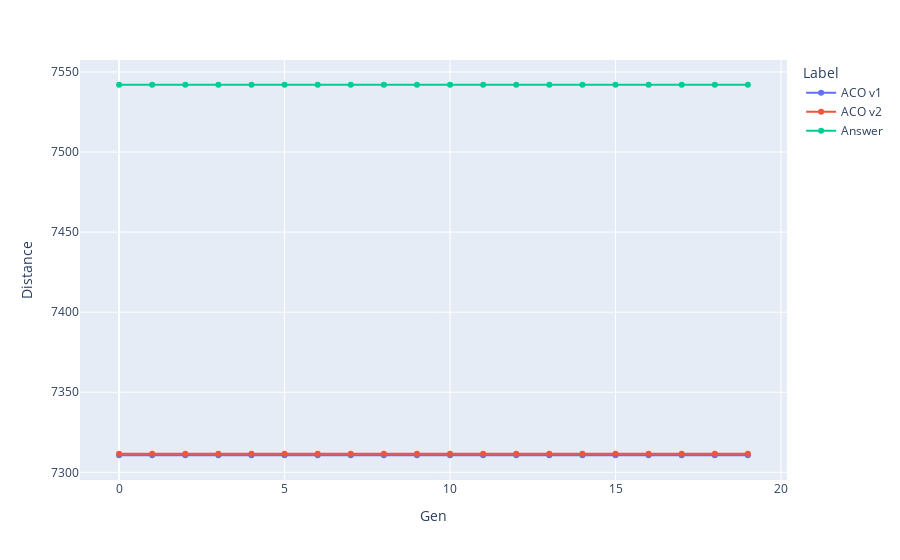

Notebook code for this chart:
### Markdown cell above
# berlin52

### Code cell
to_frame_df_berlin52_v1 = df_berlin52_v1.groupby('Gen').Distance.min().to_frame()
to_frame_df_berlin52_v1['Label'] = 'ACO v1'
to_frame_df_berlin52_v2 = df_berlin52_v2.groupby('Gen').Distance.min().to_frame()
to_frame_df_berlin52_v2['Label'] = 'ACO v2'
to_frame_df_berlin52_v2['Distance'] += 1 # เพื่อให้แยกออก
answer_df_berlin52 = pd.DataFrame({'Gen': range(0, 20), 'Distance': 7542, 'Label': 'Answer'}).set_index('Gen')
concat_df_berlin52 = pd.concat([to_frame_df_berlin52_v1, to_frame_df_berlin52_v2, answer_df_berlin52])
fig = px.line(concat_df_berlin52, x=concat_df_berlin52.index, y='Distance', color='Label', markers=True)
fig.show()

### Figure 1 — Plotly figure (JSON) as saved in the notebook; plotly's stock layout.template omitted (floating-point values rounded to 4 significant figures)
{"data": [{"hovertemplate": "Label=ACO v1<br>Gen=%{x}<br>Distance=%{y}<extra></extra>", "legendgroup": "ACO v1", "line": {"color": "#636efa", "dash": "solid"}, "marker": {"symbol": "circle"}, "mode": "lines+markers", "name": "ACO v1", "orientation": "v", "showlegend": true, "type": "scatter", "x": [0, 1, 2, 3, 4, 5, 6, 7, 8, 9, 10, 11, 12, 13, 14, 15, 16, 17, 18, 19], "xaxis": "x", "y": [7311.0, 7311.0, 7311.0, 7311.0, 7311.0, 7311.0, 7311.0, 7311.0, 7311.0, 7311.0, 7311.0, 7311.0, 7311.0, 7311.0, 7311.0, 7311.0, 7311.0, 7311.0, 7311.0, 7311.0], "yaxis": "y"}, {"hovertemplate": "Label=ACO v2<br>Gen=%{x}<br>Distance=%{y}<extra></extra>", "legendgroup": "ACO v2", "line": {"color": "#EF553B", "dash": "solid"}, "marker": {"symbol": "circle"}, "mode": "lines+markers", "name": "ACO v2", "orientation": "v", "showlegend": true, "type": "scatter", "x": [0, 1, 2, 3, 4, 5, 6, 7, 8, 9, 10, 11, 12, 13, 14, 15, 16, 17, 18, 19], "xaxis": "x", "y": [7312.0, 7312.0, 7312.0, 7312.0, 7312.0, 7312.0, 7312.0, 7312.0, 7312.0, 7312.0, 7312.0, 7312.0, 7312.0, 7312.0, 7312.0, 7312.0, 7312.0, 7312.0, 7312.0, 7312.0], "yaxis": "y"}, {"hovertemplate": "Label=Answer<br>Gen=%{x}<br>Distance=%{y}<extra></extra>", "legendgroup": "Answer", "line": {"color": "#00cc96", "dash": "solid"}, "marker": {"symbol": "circle"}, "mode": "lines+markers", "name": "Answer", "orientation": "v", "showlegend": true, "type": "scatter", "x": [0, 1, 2, 3, 4, 5, 6, 7, 8, 9, 10, 11, 12, 13, 14, 15, 16, 17, 18, 19], "xaxis": "x", "y": [7542, 7542, 7542, 7542, 7542, 7542, 7542, 7542, 7542, 7542, 7542, 7542, 7542, 7542, 7542, 7542, 7542, 7542, 7542, 7542], "yaxis": "y"}], "layout": {"legend": {"title": {"text": "Label"}, "tracegroupgap": 0}, "margin": {"t": 60}, "xaxis": {"anchor": "y", "domain": [0, 1], "title": {"text": "Gen"}}, "yaxis": {"anchor": "x", "domain": [0, 1], "title": {"text": "Distance"}}}}
